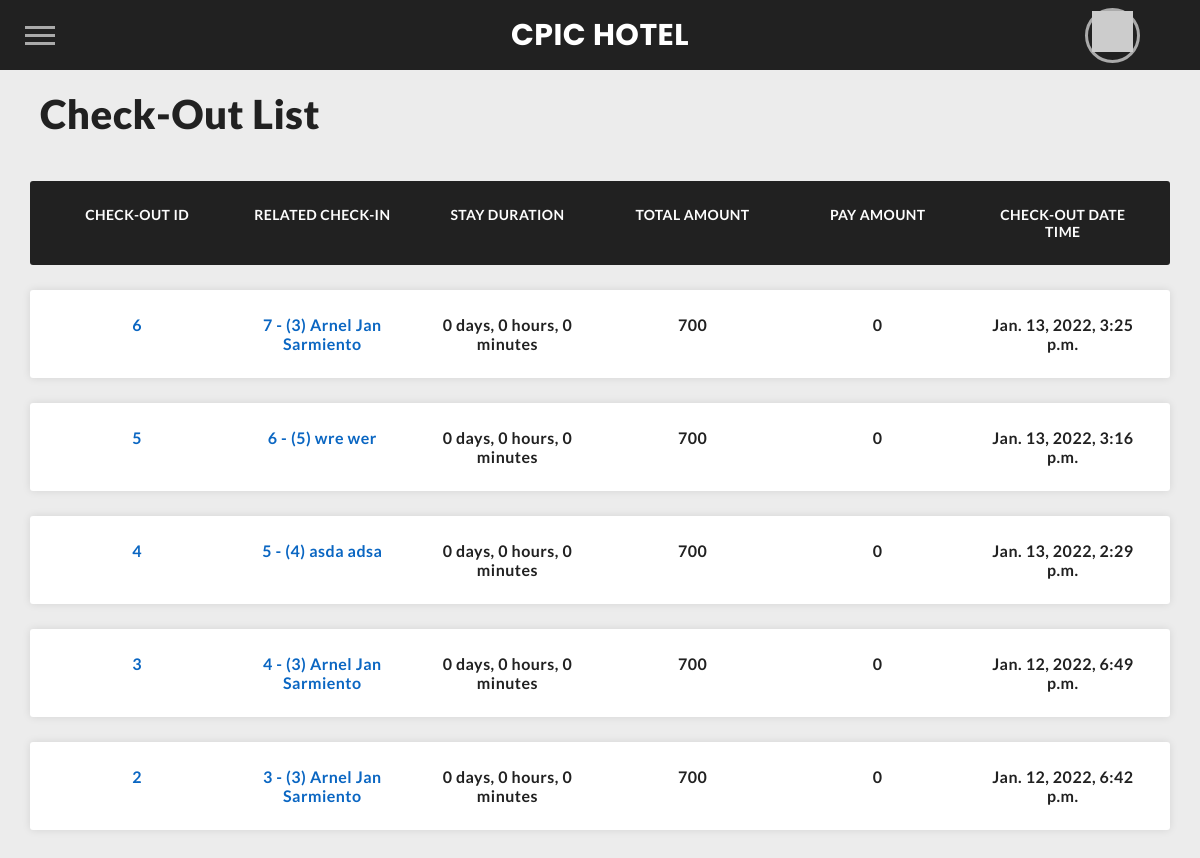
The page /checkouts (signed in) on the database its author committed.
### hotelSystem/models.py (models this page shows, shortened)
class CheckOut(models.Model):
    check_in = models.OneToOneField(CheckIn, on_delete=models.CASCADE)
    stay_duration = models.DurationField(null=True)
    total_amount = models.PositiveSmallIntegerField(default=0 )
    pay_amount = models.PositiveSmallIntegerField(default=0)
    check_out_date_time = models.DateTimeField(null=True)
    user = models.ForeignKey(User, null=True, blank=True, on_delete=models.SET_NULL )

class CheckIn(models.Model):
    id = models.CharField(max_length=50, primary_key=True, blank=True)
    reservation = models.OneToOneField(Reservation, on_delete=models.CASCADE)
    rooms = models.ManyToManyField('Room', blank=True)
    initial_amount = models.PositiveSmallIntegerField(blank=True)
    check_in_date_time = models.DateTimeField(default=datetime.datetime.now())
    last_edited_on = models.DateTimeField(default=datetime.datetime.now())
    user = models.ForeignKey(User, null=True, blank=True, on_delete=models.SET_NULL)
    def __str__(self):
        return "%i - %s" % (self.reservation.reservation_id, self.reservation.customer)

class Reservation(models.Model):
    reservation_id = models.BigAutoField(primary_key=True)
    customer = models.ForeignKey(Customer, on_delete=models.CASCADE)
    staff = models.ForeignKey(User, on_delete=models.CASCADE, null=True, editable=False)
    no_of_children = models.PositiveSmallIntegerField(default=0)
    no_of_adults = models.PositiveSmallIntegerField(default=1)
    reservation_date_time = models.DateTimeField(default=datetime.datetime.now())
    expected_arrival_date_time = models.DateTimeField(default=datetime.datetime.now())
    expected_departure_date_time = models.DateTimeField(default=datetime.datetime.now())

class Customer(models.Model):
    customer_id = models.BigAutoField(primary_key=True)
    first_name = models.CharField(max_length=50)
    middle_name = models.CharField(max_length=50, null=False, blank=True)
    last_name = models.CharField(max_length=50)
    contact_no = models.CharField(max_length=15)
    address = models.CharField(max_length=100)
    email_address = models.EmailField(null=True, blank=True)
    SEX_CHOICES = (
        ('M', 'Male',),
        ('F', 'Female',),
        ('O', 'Others',),
    )
    sex = models.CharField(
        max_length=20,
        choices=SEX_CHOICES,
        default=SEX_CHOICES[0][1]
    )
    STATUS_CHOICES = (
        ('NR', 'Not Reserved'),
        ('R', 'Reserved'),
        ('CI', 'Checked In'),
        ('CO', 'Checked Out')
    )
    status = models.CharField(
        max_length=20,
        choices=STATUS_CHOICES,
        default=STATUS_CHOICES[0][1]
    )
    user = models.ForeignKey(User, on_delete=models.CASCADE, null=True)
    class Meta:
        ordering = ['first_name', 'middle_name', 'last_name']
    def __str__(self):
        return '({0}) {1} {2}'.format(self.customer_id, self.first_name, self.last_name)

### hotelSystem/views.py (the view)
# urls.py: path("checkouts", views.checkouts, name="checkouts"),
@login_required(login_url='login')
def checkouts(request):
    my_checkouts = CheckOut.objects.all().order_by('-check_out_date_time')
    if my_checkouts.count() == 0:
        data = {
            'title': 'No Check-Outs found.',
            'message': "There are no check-outs to display.",
        }
        return render(request, "hotelSystem/empty.html", data)
    title = "Check-Out List"  # For page title as well as heading
    data = {
        'title': title,
        'checkOuts': my_checkouts
    }
    return render(request, "hotelSystem/checkoutList.html", data)

### hotelSystem/templatetags/custom_tags.py (called while the page is built)
@register.filter
def duration(td):
    total_seconds = int(td.total_seconds())
    days = total_seconds // 86400
    hours =  (total_seconds % 86400) // 3600
    minutes = (total_seconds % 3600) // 60
    return (
        str(days)
        + f" day{'s'[:days^1]}, "
        + str(hours)
        + f" hour{'s'[:hours^1]}, "
        + str(minutes)
        + f" minute{'s'[:minutes^1]}"
    )

### hotelSystem/templates/hotelSystem/checkoutList.html (shortened to what this page needs)
{% extends "hotelSystem/layout.html" %}
{% load static %}
{% load custom_tags %}
{% block additional-static %}
  <link rel="stylesheet" href="https://cdnjs.cloudflare.com/ajax/libs/meyer-reset/2.0/reset.min.css">
  <link href="{% static 'hotelSystem/css/table.css' %}" rel="stylesheet">
{% endblock %}
{% block body %}
  <h1>{{title}}</h1>
  <br>
  <div class="reserveTable">
    <ul class="responsive-table">
      <li class="table-header">
        <div class="col col-1">Check-Out ID</div>
        <div class="col col-2">Related Check-in</div>
        <div class="col col-3">Stay Duration</div>
        <div class="col col-4">Total Amount</div>
        <div class="col col-5">Pay Amount</div>
        <div class="col col-6">Check-Out Date Time</div>
      </li>
      {% for c in checkOuts %}
          <li class="table-row">
              <a class="col col-1" data-label="Check-Out ID" href="{% url 'checkout_view' c.id %}">
                {{c.id}}
              </a>
              <a class="col col-2" data-label="Related Check-in" href="{% url 'checkin_view' c.check_in.id %}" >
                {{c.check_in}}
              </a>
              <div class="col col-3" data-label="Stay Duration">
                {{c.stay_duration|duration}}
              </div>
              <div class="col col-4 money" data-label="Total Amount">{{c.total_amount}}</div>
              <div class="col col-5 money" data-label="Pay Amount">{{c.pay_amount}}</div>
              <div class="col col-6" data-label="Check-Out Date Time">{{c.check_out_date_time}}</div>
          </li>
      {% endfor %}
    </ul>
  </div>
{% endblock %}

### hotelSystem/static/hotelSystem/css/table.css (style rules this page uses)
body { font-family: var(--font-text); }
.reserveTable { width: 100%; margin-left: auto; margin-right: auto; padding-left: 10px; padding-right: 10px; margin-top: 3vh; }
.responsive-table li { border-radius: 3px; padding: 25px 30px; display: -webkit-box; display: -ms-flexbox; display: flex; -webkit-box-pack: justify; -ms-flex-pack: justify; justify-content: space-between; margin-bottom: 25px; }
.responsive-table .table-header { background-color: var(--myDark); color: var(--light); font-size: 14px; text-transform: uppercase; letter-spacing: 0.03em; }
.responsive-table .table-row { background-color: #ffffff; -webkit-box-shadow: 0px 0px 9px 0px rgba(0, 0, 0, 0.1); box-shadow: 0px 0px 9px 0px rgba(0, 0, 0, 0.1); }
.responsive-table .col { -ms-flex-preferred-size: calc(100% / 7); flex-basis: calc(100% / 7); text-align: center; padding: 0px 0.5%; }
.table-row a { color: var(--thirdcolor); cursor: pointer; }

### hotelSystem/static/hotelSystem/css/styles.css (style rules this page uses)
* { margin: 0px; padding: 0; box-sizing: border-box; }
html, body { font-family: var(--font-text); overflow-x: hidden; }
html { background: var(--lightgrey); background-color: var(--lightgrey); }
body { background-color: var(--lightgrey); scroll-behavior: smooth; }
main h1 { font-size: 2.5rem; font-weight: bolder; margin-left: 20px; }
* { box-sizing: border-box; margin: 0; padding: 0; }
html, body { height: 100%; }
a, a:visited, a:focus, a:active, a:link { text-decoration: none; outline: none !important; }
a { color: currentColor; transition: .2s ease-in-out; -webkit-tap-highlight-color: transparent; -webkit-touch-callout: none; -webkit-user-select: none; -khtml-user-select: none; -moz-user-select: none; -ms-user-select: none; user-select: none; }
h1, h2, h3, h4 { margin: 0; }
ul { padding: 0; list-style: none; }

### hotelSystem/templates/hotelSystem/layout.html (style rules this page uses)
:root { --myDark: #212121; --light: #fdfdfd; --lightgrey:#ececec; --thirdcolor:#0A66C2; --font-header:'Poppins'; --font-text: 'Lato'; --dotcolor:50, 49, 51; --dot: radial-gradient(rgb(var(--dotcolor)) 67%, rgba(var(--dotcolor), 0) 68%); }

### rows shown on the page
CheckOut: id "6", check_in "7 - (3) Arnel Jan Sarmiento", stay_duration|duration "0 days, 0 hours, 0 minutes", total_amount "700", pay_amount "0", check_out_date_time "Jan. 13, 2022, 3:25 p.m."
CheckOut: id "5", check_in "6 - (5) wre wer", stay_duration|duration "0 days, 0 hours, 0 minutes", total_amount "700", pay_amount "0", check_out_date_time "Jan. 13, 2022, 3:16 p.m."
CheckOut: id "4", check_in "5 - (4) asda adsa", stay_duration|duration "0 days, 0 hours, 0 minutes", total_amount "700", pay_amount "0", check_out_date_time "Jan. 13, 2022, 2:29 p.m."
CheckOut: id "3", check_in "4 - (3) Arnel Jan Sarmiento", stay_duration|duration "0 days, 0 hours, 0 minutes", total_amount "700", pay_amount "0", check_out_date_time "Jan. 12, 2022, 6:49 p.m."
CheckOut: id "2", check_in "3 - (3) Arnel Jan Sarmiento", stay_duration|duration "0 days, 0 hours, 0 minutes", total_amount "700", pay_amount "0", check_out_date_time "Jan. 12, 2022, 6:42 p.m."

### other values the page prints
{{ title }} "Check-Out List"
